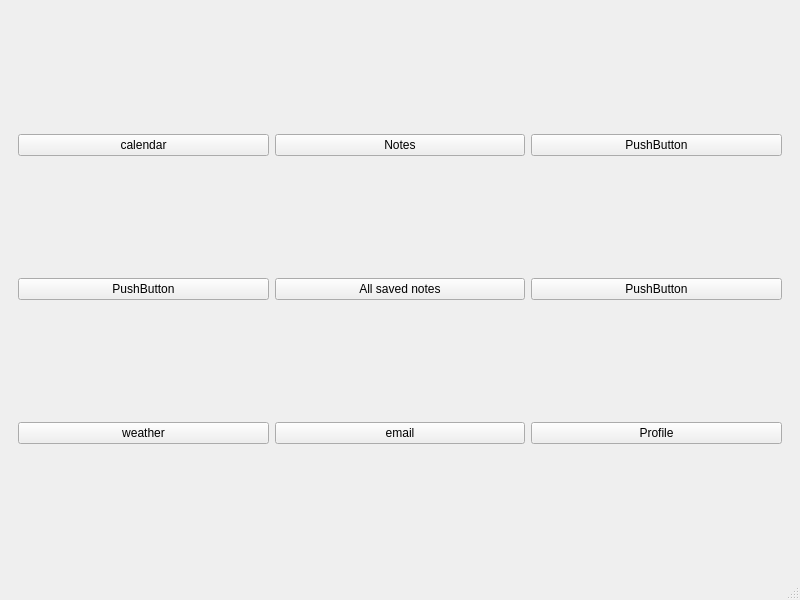
<?xml version="1.0" encoding="UTF-8"?>
<ui version="4.0">
 <class>MainWindow</class>
 <widget class="QMainWindow" name="MainWindow">
  <property name="geometry">
   <rect>
    <x>0</x>
    <y>0</y>
    <width>800</width>
    <height>600</height>
   </rect>
  </property>
  <property name="windowTitle">
   <string>MainWindow</string>
  </property>
  <widget class="QWidget" name="centralwidget">
   <layout class="QHBoxLayout" name="horizontalLayout_5">
    <item>
     <widget class="QStackedWidget" name="stackedWidget">
      <property name="currentIndex">
       <number>0</number>
      </property>
      <widget class="QWidget" name="page_2">
       <layout class="QHBoxLayout" name="horizontalLayout_6">
        <item>
         <layout class="QGridLayout" name="gridLayout">
          <item row="3" column="0">
           <widget class="QPushButton" name="pb7">
            <property name="text">
             <string>weather</string>
            </property>
           </widget>
          </item>
          <item row="0" column="2">
           <widget class="QPushButton" name="pb3">
            <property name="text">
             <string>PushButton</string>
            </property>
           </widget>
          </item>
          <item row="3" column="1">
           <widget class="QPushButton" name="pb8">
            <property name="text">
             <string>email</string>
            </property>
           </widget>
          </item>
          <item row="0" column="0">
           <widget class="QPushButton" name="pb1">
            <property name="text">
             <string>calendar</string>
            </property>
           </widget>
          </item>
          <item row="0" column="1">
           <widget class="QPushButton" name="pb2">
            <property name="text">
             <string>Notes</string>
            </property>
           </widget>
          </item>
          <item row="1" column="1">
           <widget class="QPushButton" name="pb5">
            <property name="text">
             <string>All saved notes</string>
            </property>
           </widget>
          </item>
          <item row="1" column="0">
           <widget class="QPushButton" name="pb4">
            <property name="text">
             <string>PushButton</string>
            </property>
           </widget>
          </item>
          <item row="1" column="2">
           <widget class="QPushButton" name="pb6">
            <property name="text">
             <string>PushButton</string>
            </property>
           </widget>
          </item>
          <item row="3" column="2">
           <widget class="QPushButton" name="pb9">
            <property name="minimumSize">
             <size>
              <width>0</width>
              <height>0</height>
             </size>
            </property>
            <property name="maximumSize">
             <size>
              <width>199999</width>
              <height>169393</height>
             </size>
            </property>
            <property name="text">
             <string>Profile</string>
            </property>
           </widget>
          </item>
         </layout>
        </item>
       </layout>
      </widget>
     </widget>
    </item>
   </layout>
  </widget>
  <widget class="QMenuBar" name="menubar">
   <property name="geometry">
    <rect>
     <x>0</x>
     <y>0</y>
     <width>800</width>
     <height>21</height>
    </rect>
   </property>
  </widget>
  <widget class="QStatusBar" name="statusbar"/>
 </widget>
 <resources/>
 <connections/>
</ui>
